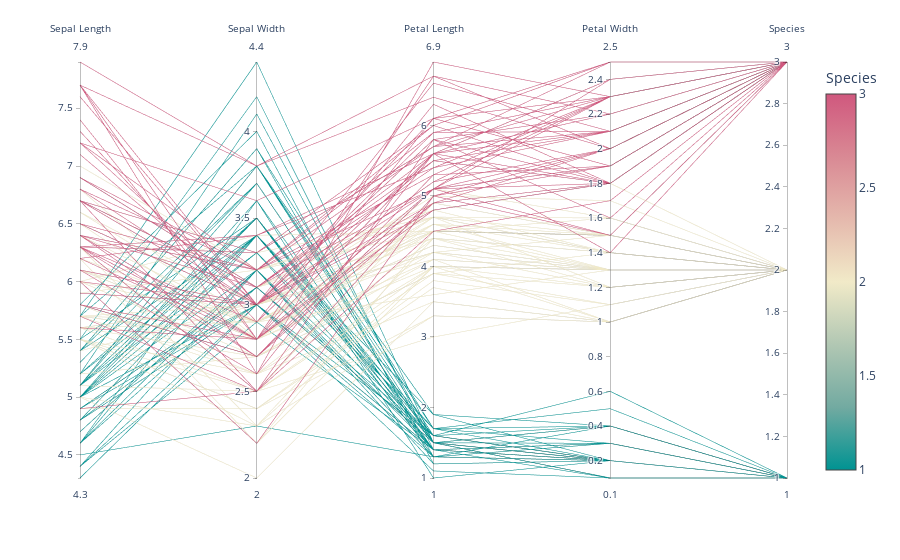

The notebook cell this image was saved under:
### Code cell
iris = px.data.iris()
fig = px.parallel_coordinates(iris, color="species_id", labels={"species_id": "Species",
                "sepal_width": "Sepal Width", "sepal_length": "Sepal Length",
                "petal_width": "Petal Width", "petal_length": "Petal Length", },
                             color_continuous_scale=px.colors.diverging.Tealrose,
                             color_continuous_midpoint=2)
fig.show()

### Figure 1 — Plotly figure (JSON) as saved in the notebook; plotly's stock layout.template omitted (floating-point values rounded to 4 significant figures; data arrays with more than 128 entries replaced by an {"elided": "..."} marker saying what was removed)
{"data": [{"dimensions": [{"label": "Sepal Length", "values": {"elided": "150 float values"}}, {"label": "Sepal Width", "values": {"elided": "150 float values"}}, {"label": "Petal Length", "values": {"elided": "150 float values"}}, {"label": "Petal Width", "values": {"elided": "150 float values"}}, {"label": "Species", "values": {"elided": "150 int values"}}], "domain": {"x": [0, 0.98], "y": [0, 1]}, "line": {"color": {"elided": "150 int values"}, "coloraxis": "coloraxis"}, "name": "", "type": "parcoords"}], "layout": {"autosize": true, "coloraxis": {"cmid": 2, "colorbar": {"title": {"text": "Species"}}, "colorscale": [[0, "rgb(0, 147, 146)"], [0.1667, "rgb(114, 170, 161)"], [0.3333, "rgb(177, 199, 179)"], [0.5, "rgb(241, 234, 200)"], [0.6667, "rgb(229, 185, 173)"], [0.8333, "rgb(217, 137, 148)"], [1, "rgb(208, 88, 126)"]]}, "legend": {"tracegroupgap": 0}, "margin": {"t": 60}}}
